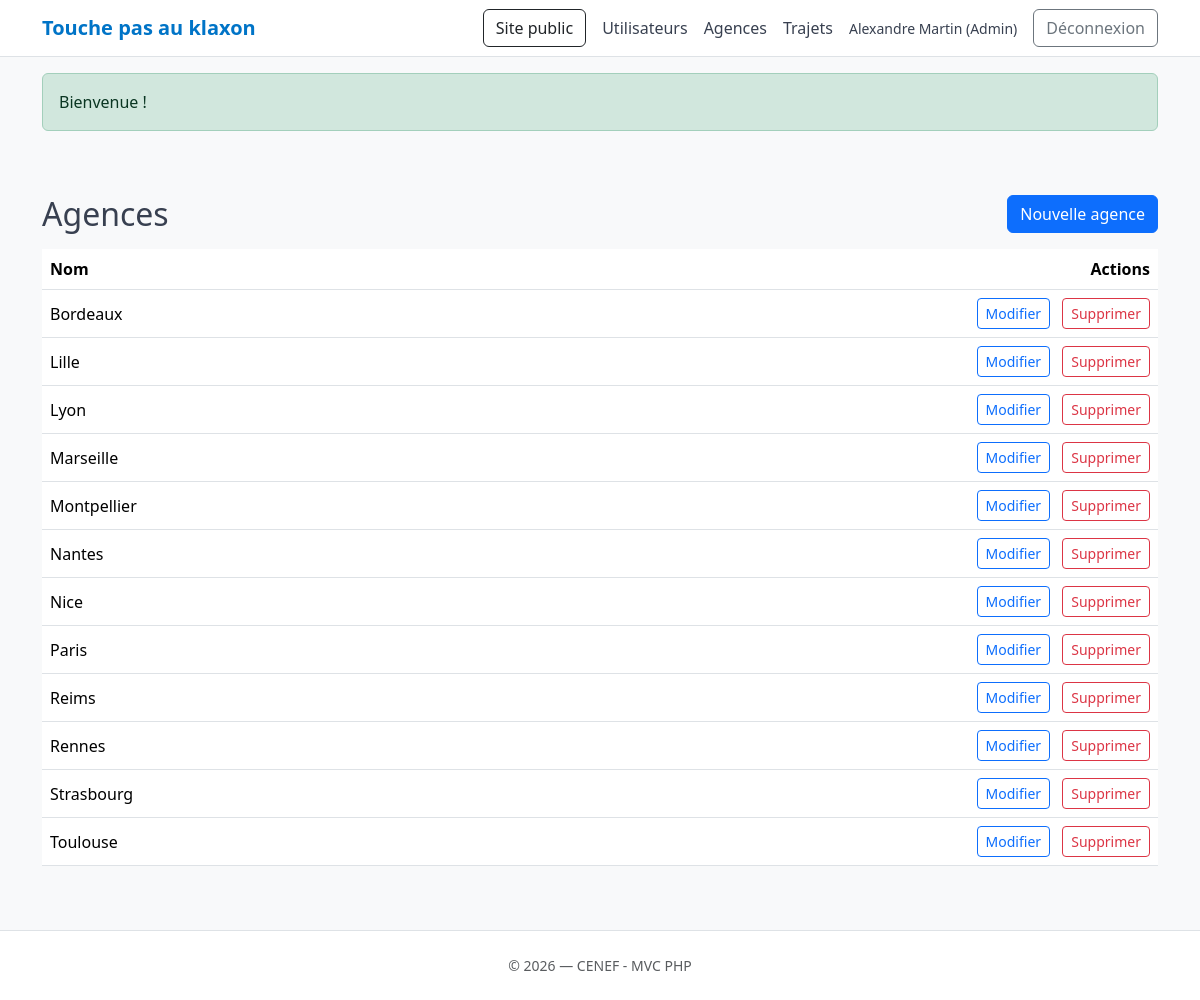
/admin/agences (signed in), run on the app's committed database.
### tables this page shows
CREATE TABLE `users` (
  `id` int(10) UNSIGNED NOT NULL,
  `first_name` varchar(80) NOT NULL,
  `last_name` varchar(80) NOT NULL,
  `phone` varchar(30) DEFAULT NULL,
  `email` varchar(190) NOT NULL,
  `password_hash` varchar(255) DEFAULT NULL,
  `is_admin` tinyint(1) NOT NULL DEFAULT 0,
  `created_at` timestamp NOT NULL DEFAULT current_timestamp()
);

CREATE TABLE `agencies` (
  `id` int(10) UNSIGNED NOT NULL,
  `name` varchar(100) NOT NULL
);

### app/Controllers/BaseController.php (called while the page is built, shortened)
<?php
abstract class BaseController {
protected function requireAdmin(): void {
  if (!\App\Core\Auth::check() || !\App\Core\Auth::isAdmin()) {
    \App\Core\Flash::set('error', "Accès réservé à l’administrateur.");
    redirect();
  }
}
protected function renderAdmin(string $view, array $data = [], ?string $title = null): void {
  $this->requireAdmin();
  extract($data, EXTR_SKIP);
  require ROOT_DIR . 'views/partials/head.php';
  require ROOT_DIR . 'views/partials/header_admin.php';
  require ROOT_DIR . 'views/' . $view . '.php';
  require ROOT_DIR . 'views/partials/footer.php';
}
}

### app/Controllers/AdminController.php (called while the page is built, shortened)
<?php
final class AdminController extends BaseController {
  public function agencies(): void {
    $agencies = (new AgencyModel())->all();
    $this->renderAdmin('admin/agencies_index', ['agencies' => $agencies], 'Agences');
  }
}

### public/index.php (called while the page is built, shortened)
<?php
require ROOT_DIR . 'app/config.php';
spl_autoload_register(function ($class) {
  $prefix = 'App\\';
  $relative = str_replace($prefix, '', $class);
  $path = ROOT_DIR . 'app/' . str_replace('\\', '/', $relative) . '.php';
});
$router = new Router();
$router->get('/',          'HomeController@index');
$router->get('/connexion', 'AuthController@loginForm');
$router->post('/connexion',  'AuthController@loginSubmit');
$router->get('/deconnexion', 'AuthController@logout');
$router->get('/trajets/modifier', 'TrajetController@editForm');
$router->post('/trajets/modifier', 'TrajetController@update');
$router->post('/trajets/supprimer', 'TrajetController@delete');
$router->get('/trajets/nouveau', 'TrajetController@newForm');
$router->post('/trajets/nouveau', 'TrajetController@create');
$router->get('/admin',                    'AdminController@dashboard');
$router->get('/admin/utilisateurs',       'AdminController@users');
$router->get('/admin/agences',            'AdminController@agencies');
$router->get('/admin/agences/nouveau',    'AdminController@agencyNewForm');
$router->post('/admin/agences/nouveau',   'AdminController@agencyCreate');
$router->get('/admin/agences/modifier',   'AdminController@agencyEditForm');
$router->post('/admin/agences/modifier',  'AdminController@agencyUpdate');
$router->post('/admin/agences/supprimer', 'AdminController@agencyDelete');
$router->get('/admin/trajets',            'AdminController@trips');
$router->post('/admin/trajets/supprimer', 'AdminController@tripDelete');
$router->dispatch();

### app/config.php (called while the page is built, shortened)
<?php
if (!function_exists('url')) {
  function url(string $path = ''): string {
    return BASE_URL . ltrim($path, '/');
  }
}

### app/Core/Auth.php (called while the page is built, shortened)
<?php
final class Auth {
  public static function check(): bool {
    return isset($_SESSION[self::KEY]);
  }
  public static function id(): ?int {
    return self::check() ? (int)$_SESSION[self::KEY] : null;
  }
  public static function user(): ?array {
    $id = self::id();
    return (new UserModel())->getById($id);
  }
  public static function isAdmin(): bool {
  $u = self::user();
  return (bool)($u['is_admin'] ?? false);
  }
}

### app/Core/Database.php (called while the page is built, shortened)
<?php
final class Database {
  private static ?PDO $pdo = null;
  public static function getConnection(): PDO {
    if (self::$pdo) return self::$pdo;
    $dsn = 'mysql:host=' . DB_HOST . ';dbname=' . DB_NAME . ';charset=' . DB_CHARSET;
    $options = [
      PDO::ATTR_ERRMODE => PDO::ERRMODE_EXCEPTION,
      PDO::ATTR_DEFAULT_FETCH_MODE => PDO::FETCH_ASSOC,
      PDO::ATTR_EMULATE_PREPARES => false,
    ];
    try {
      self::$pdo = new PDO($dsn, DB_USER, DB_PASS, $options);
      self::$pdo->exec("SET time_zone = '" . DB_TIMEZONE . "'");
    } catch (PDOException $e) {
      http_response_code(500);
      exit('Erreur de connexion BDD : ' . htmlspecialchars($e->getMessage()));
    }
    return self::$pdo;
  }
}

### app/Models/UserModel.php (called while the page is built, shortened)
<?php
final class UserModel {
  public function getById(int $id): ?array {
    $sql = "SELECT id, first_name, last_name, phone, email, is_admin
            FROM users WHERE id = :id LIMIT 1";
    $stmt = Database::getConnection()->prepare($sql);
    $stmt->execute([':id' => $id]);
    $row = $stmt->fetch(PDO::FETCH_ASSOC);
    return $row ?: null;
  }
}

### app/Core/Flash.php (called while the page is built, shortened)
<?php
final class Flash {
  public static function get(string $key): ?string {
    if (!isset($_SESSION['flash'][$key])) return null;
    $msg = $_SESSION['flash'][$key];
    return $msg;
  }
}

### app/Models/AgencyModel.php (called while the page is built, shortened)
<?php
final class AgencyModel {
  public function all(): array {
    $sql = "SELECT id, name FROM agencies ORDER BY name ASC";
    return Database::getConnection()->query($sql)->fetchAll(PDO::FETCH_ASSOC);
  }
}

### views/admin/agencies_index.php (the view, shortened to what this page needs)
<main class="container py-5">
  <div class="d-flex align-items-center justify-content-between mb-3">
    <h1 class="h2 m-0">Agences</h1>
    <a class="btn btn-primary" href="<?= htmlspecialchars(url('admin/agences/nouveau')) ?>">Nouvelle agence</a>
  </div>
  <div class="table-responsive">
    <table class="table align-middle">
      <thead><tr><th>Nom</th><th class="text-end">Actions</th></tr></thead>
      <tbody>
      <?php foreach ($agencies as $a): ?>
        <tr>
          <td><?= htmlspecialchars($a['name']) ?></td>
          <td class="text-end">
            <a class="btn btn-sm btn-outline-primary me-2"
               href="<?= htmlspecialchars(url('admin/agences/modifier').'?id='.(int)$a['id']) ?>">Modifier</a>
            <form method="post" action="<?= htmlspecialchars(url('admin/agences/supprimer')) ?>" class="d-inline"
                  onsubmit="return confirm('Supprimer cette agence ?');">
              <button class="btn btn-sm btn-outline-danger">Supprimer</button>
            </form>
          </td>
        </tr>
      <?php endforeach; ?>
      </tbody>
    </table>
  </div>
</main>

### views/partials/header_admin.php (shortened to what this page needs)
<?php $me = \App\Core\Auth::user();
?>
<header>
  <nav class="navbar navbar-expand-lg bg-white border-bottom">
    <div class="container">
      <a class="navbar-brand fw-semibold" href="<?= htmlspecialchars(url('admin')) ?>">Touche pas au klaxon</a>
      <div class="ms-auto d-flex align-items-center gap-3 flex-wrap">
        <a class="btn btn-outline-dark" href="<?= htmlspecialchars(url()) ?>">Site public</a>
        <a class="nav-link" href="<?= htmlspecialchars(url('admin/utilisateurs')) ?>">Utilisateurs</a>
        <a class="nav-link" href="<?= htmlspecialchars(url('admin/agences')) ?>">Agences</a>
        <a class="nav-link" href="<?= htmlspecialchars(url('admin/trajets')) ?>">Trajets</a>
        <span class="small text-slate">
          <?= htmlspecialchars(($me['first_name'] ?? '') . ' ' . ($me['last_name'] ?? '')) ?> (Admin)
        </span>
        <a class="btn btn-outline-secondary" href="<?= htmlspecialchars(url('deconnexion')) ?>">Déconnexion</a>
      </div>
    </div>
  </nav>
  <?php if ($msg = \App\Core\Flash::get('success')): ?>
    <div class="container mt-3"><div class="alert alert-success"><?= htmlspecialchars($msg) ?></div></div>
  <?php endif; ?>
</header>

### public/assets/css/app.css (style rules this page uses)
:root { --g-sky: #f1f8fc; --g-royal: #0074c7; --g-navy: #00497c; --g-slate: #384050; --g-crimson: #cd2c2e; --g-sage: #82b864; --bs-primary: var(--g-royal); --bs-secondary: var(--g-slate); --bs-success: var(--g-sage); --bs-danger: var(--g-crimson); --bs-info: var(--g-sky); --bs-dark: var(--g-navy); --bs-link-color: var(--g-royal); --bs-link-hover-color: rgb(0, 98.6, 169.15); }
html, body { height: 100%; }
body { background: var(--g-sky); color: var(--g-slate); font-family: system-ui, -apple-system, "Segoe UI", Roboto, Arial, sans-serif; }
.navbar { border-bottom: 1px solid rgba(56, 64, 80, 0.15); }
.navbar-brand { color: var(--g-royal); }
.text-slate { color: #384050 !important; }

### data on the page
users: first_name+last_name "Alexandre Martin"
agencies: name "Bordeaux"
agencies: name "Lille"
agencies: name "Lyon"
agencies: name "Marseille"
agencies: name "Montpellier"
agencies: name "Nantes"
agencies: name "Nice"
agencies: name "Paris"
agencies: name "Reims"
agencies: name "Rennes"
agencies: name "Strasbourg"
agencies: name "Toulouse"

### other printed values
$msg "Bienvenue !"
